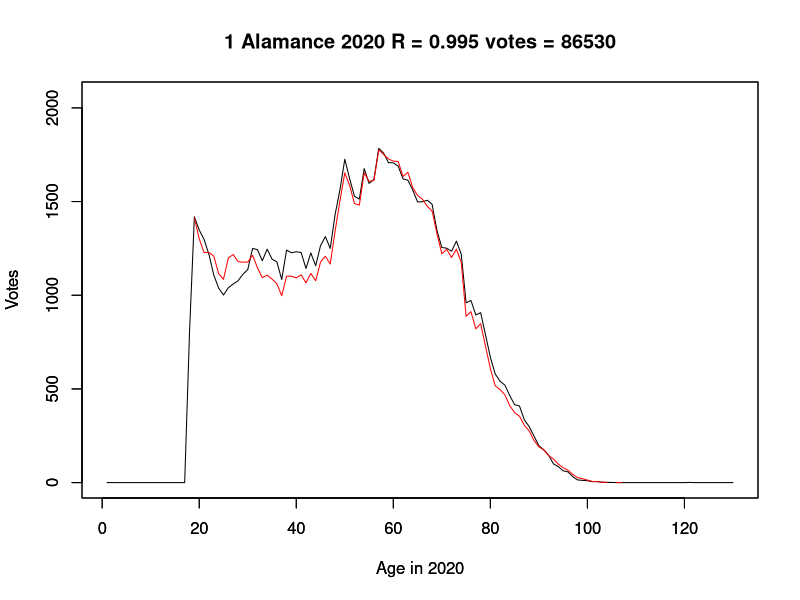
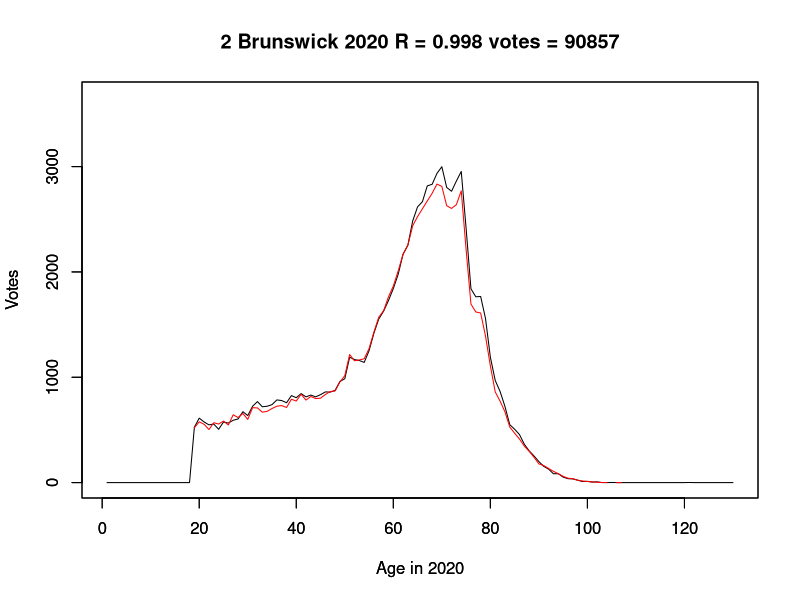
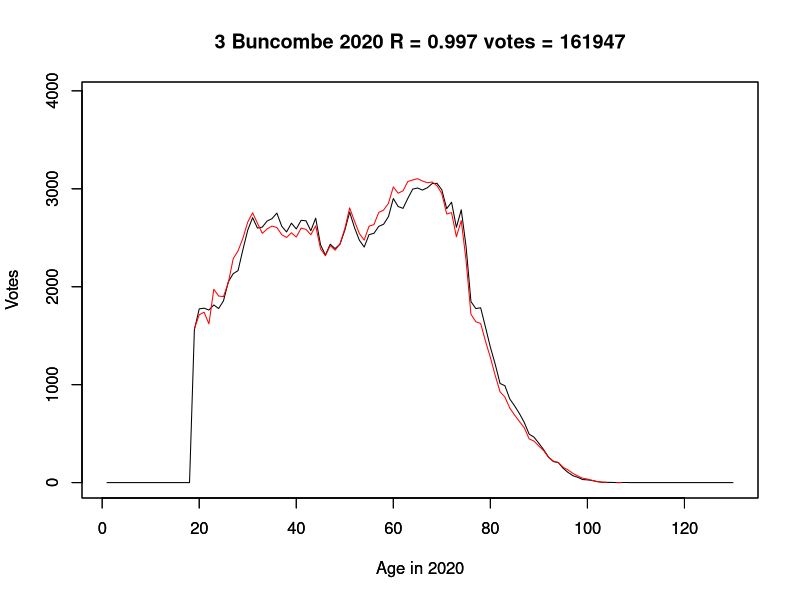
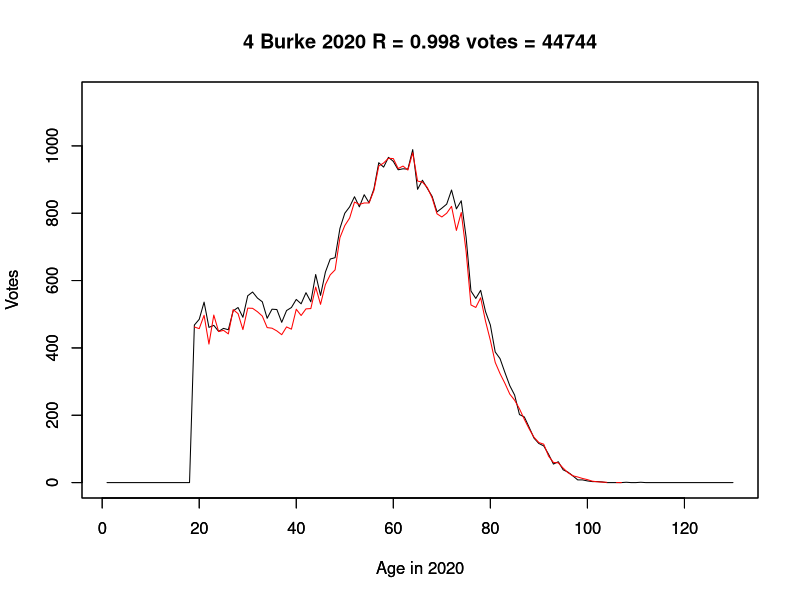
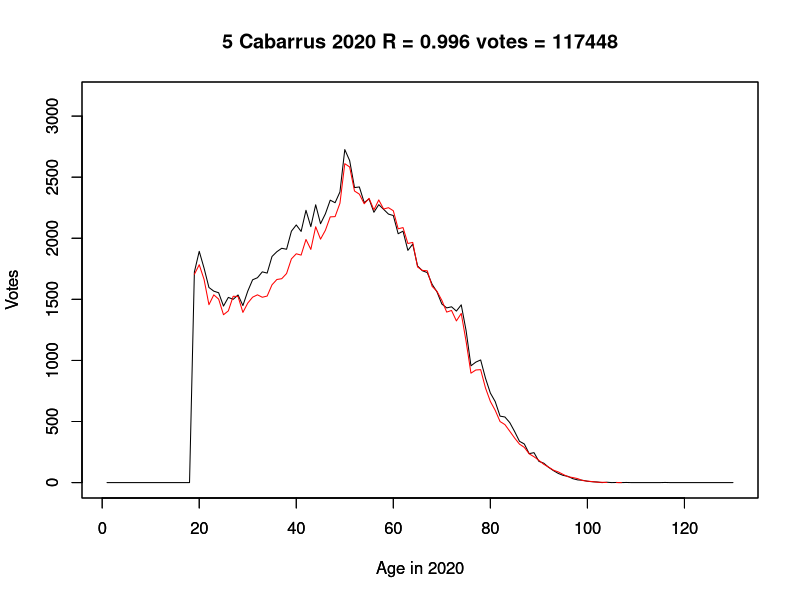
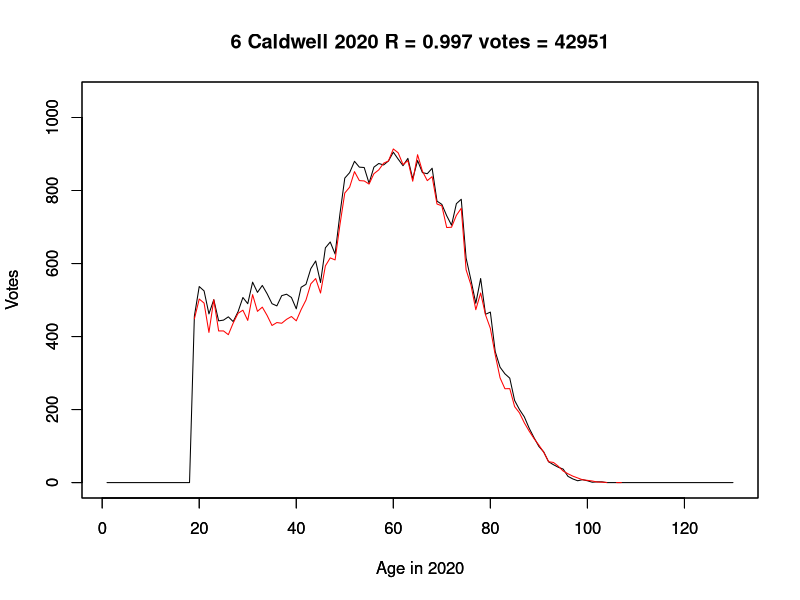
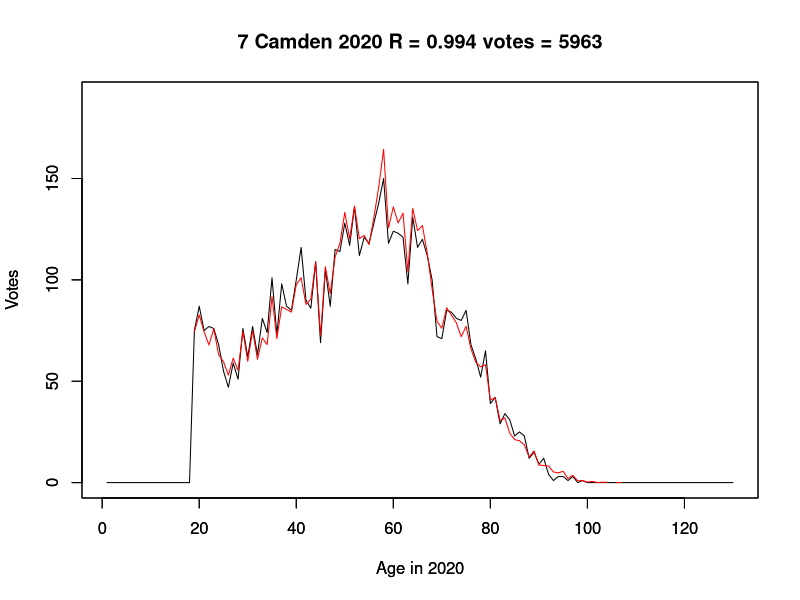
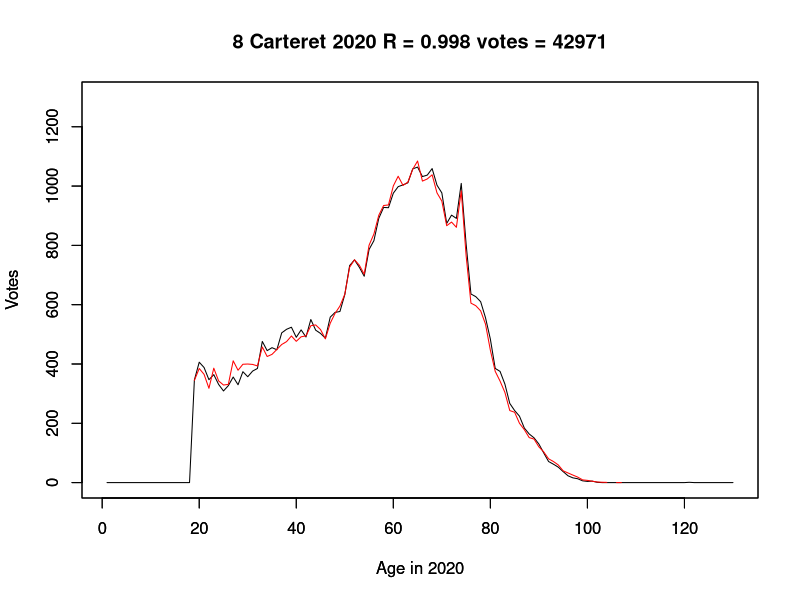

The R script that drew these images, in order: (Note: this script raises an error after producing the figures.)
library(reshape2) # for the melt command

fit_model <- function(votes, registrations, degrees, sample_count) {
    ratios <- votes/registrations
    x <- rep(1:dim(votes)[2], sample_count)
    y <- melt(t(ratios[sample(1:dim(votes)[1],30),]))[,3]
    #y[!is.finite(y)] <- 0
    fit <- lm(y ~ poly(x, degrees), na.action=na.exclude)
}

counties <- unlist(read.table('results/counties.txt', stringsAsFactors=FALSE))

plot_graph <- function(year, votes, registrations, fit) {
    for(i in 1:dim(votes)[1]) {
        county_id <- i
        county <- counties[i]
        
        truth <- unlist(votes[i,])
        pred <- unlist(fitted(fit)[1:130]*registrations[i,1:dim(registrations)[2]])
        r_val <- cor.test(truth, pred)$estimate
        
        png(paste('images/',year,'/',substr(format(round(r_val,3),nsmall=3),1,5),'-',county_id,'-',county,'-',year,'.png',sep=''))
        ylim <- c(0, max(registrations[i,]))
        plot(truth, type='l', ylim=ylim, ylab='Votes', xlab='Age in 2020')
        par(new=TRUE)
        plot(pred, ylim=ylim, type='l', col='red', ylab='Votes', xlab='Age in 2020')
        title(paste(county_id,county,year,'R =',round(r_val,3),'votes =',sum(truth)))
        tmp <- dev.off()
    }
}

registrations_2020 <- read.table('results/registrations_2020.txt')
registrations_2016 <- read.table('results/registrations_2016.txt')
registrations_2012 <- read.table('results/registrations_2012.txt')

votes_2020 <- read.table('results/votes_2020.txt')
votes_2016 <- read.table('results/votes_2016.txt')
votes_2012 <- read.table('results/votes_2012.txt')

poly_deg <- 6
sample_count <- 30
fit_2020 <- fit_model(votes_2020, registrations_2020, poly_deg, sample_count)
fit_2016 <- fit_model(votes_2016, registrations_2016, poly_deg, sample_count)
fit_2012 <- fit_model(votes_2012, registrations_2012, poly_deg, sample_count)

plot_graph('2020', votes_2020, registrations_2020, fit_2020)
plot_graph('2016', votes_2016, registrations_2016, fit_2016)
plot_graph('2012', votes_2012, registrations_2012, fit_2012)
